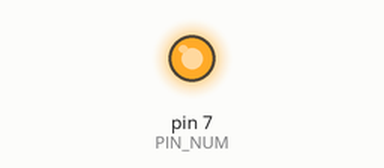
Simulated run of this sketch. Board: Arduino Uno, built with avr-gcc and run on an emulated ATmega328P. Shown: output pins drawn as LEDs (lit = HIGH).

Above: at 0.1 s.
At 120.1 s:
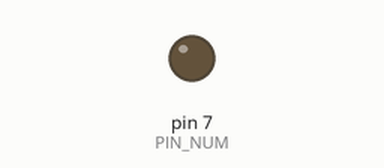
Timing chart, 0 to 121.6 s (numbered marks = the images above):
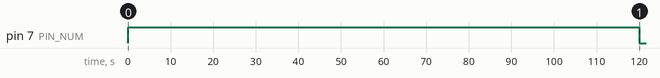

Measured:
- by itself, pin 7 (PIN_NUM): LOW → HIGH at 0.00 s, → LOW 120 s later

The sketch:

LEDPanelPWM.ino
```cpp
#define PIN_NUM 7

/************* USER SETTINGS *************/
const double DUTY_PERCENT = 0.4;   // Time device is on (0-1)
const double CYCLE_SECONDS = 5*60;  // Total cycle length (seconds)
/****************************************/


void setup() {
  // put your setup code here, to run once:
  pinMode(PIN_NUM, OUTPUT); //Digital pin 7
}

void loop() {
  // put your main code here, to run repeatedly:
  digitalWrite(PIN_NUM, HIGH); //turn panel on
  delay(CYCLE_SECONDS*DUTY_PERCENT*1000);
  digitalWrite(PIN_NUM, LOW); //turn panel off
  delay(CYCLE_SECONDS*(1-DUTY_PERCENT)*1000);
}
```
